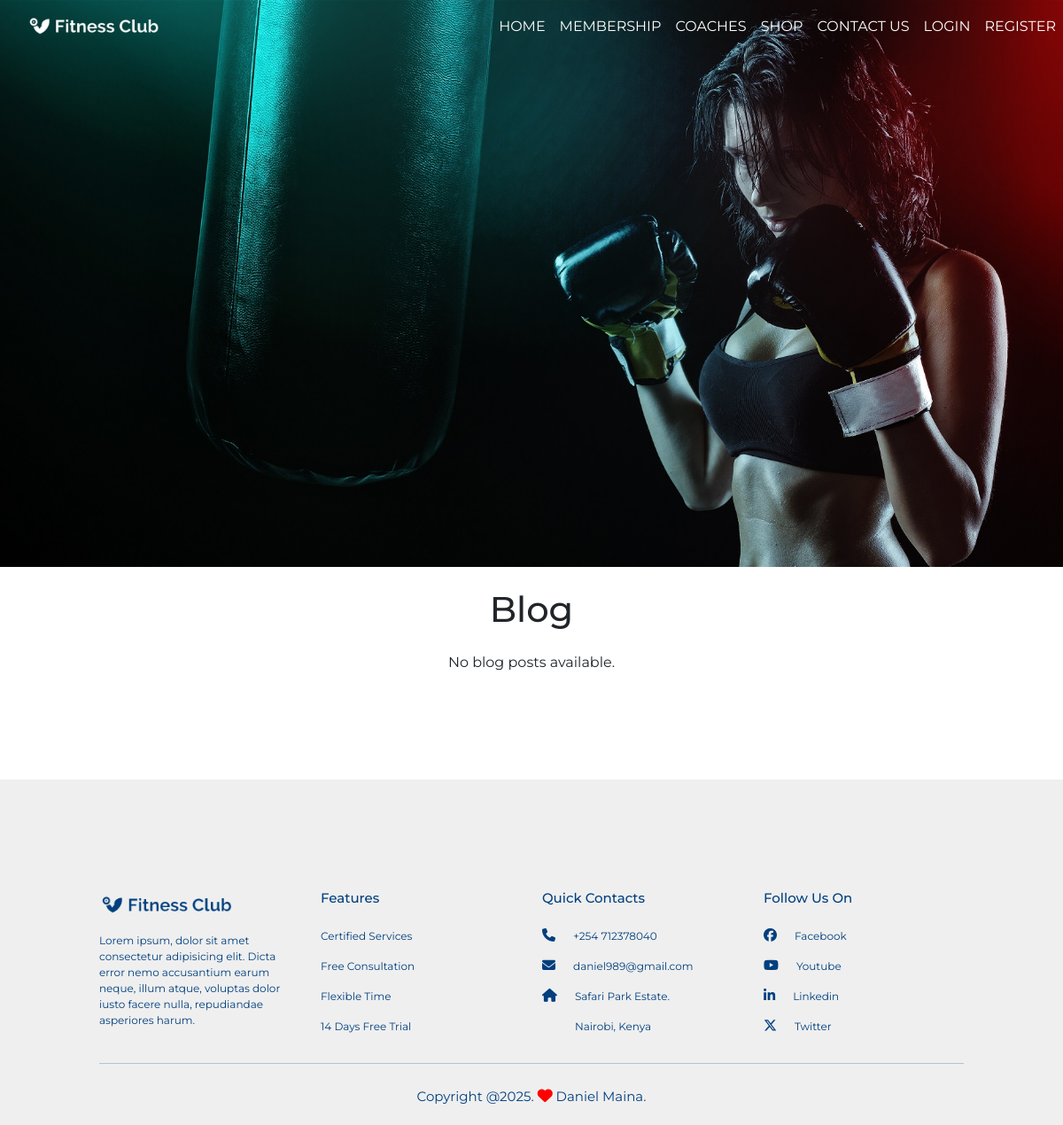
/blog_list/, run on an earlier commit of the app's database.
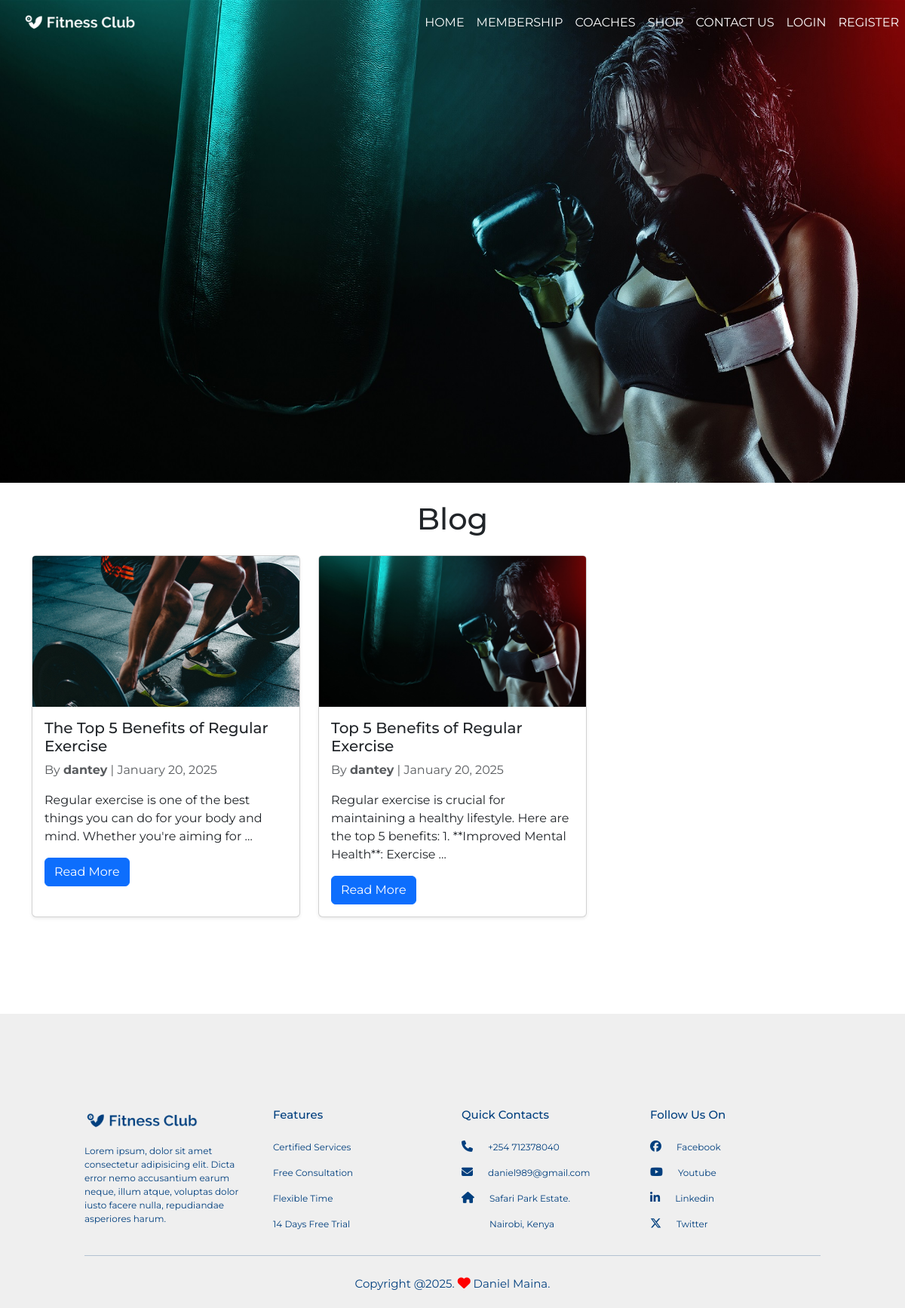
And on a later commit of the database.
### gym_blog/models.py (models this page shows, shortened)
class Post(models.Model):
    title = models.CharField(max_length=200)
    slug = models.SlugField(unique=True)
    content = models.TextField()
    author = models.ForeignKey(User, on_delete=models.CASCADE, related_name='posts')
    category = models.ForeignKey(Category, on_delete=models.SET_NULL, null=True, blank=True, related_name='posts')
    pub_date = models.DateTimeField(default=timezone.now, editable=False)
    updated_date = models.DateTimeField(auto_now=True)
    image = models.ImageField(upload_to='blog_images/', null=True, blank=True)
    class Meta:
        ordering = ['-pub_date']

### gym_blog/views.py (the view)
# urls.py: path('blog_list/', views.BlogListView.as_view(), name='blog_list'),
class BlogListView(ListView):
    model = Post
    template_name = 'blog/blog_list.html'
    context_object_name = 'posts'
    paginate_by = 5

### gym_blog/templates/blog/blog_list.html (shortened to what this page needs)
{% extends 'base.html' %}
{% block main_content %}
<div class="container mt-4">
  <h1 class="mb-4 text-center">Blog</h1>
  <div class="row">
    {% for post in posts %}
      <div class="col-md-4 mb-4">
        <div class="card h-100 shadow-sm">
          <img src="{{ post.image.url }}" class="card-img-top" alt={{post.title}} style="height: 200px; object-fit: cover;">
          <div class="card-body">
            <h5 class="card-title">{{ post.title }}</h5>
            <p class="card-text text-muted">
              By <strong>{{ post.author }}</strong> | {{ post.pub_date|date:"F j, Y" }}
            </p>
            <p class="card-text">{{ post.content|truncatewords:20 }}</p>
            <a href="{% url 'gym_blog:blog_detail' slug=post.slug %}" class="btn btn-primary">Read More</a>
          </div>
        </div>
      </div>
    {% empty %}
      <p class="text-center">No blog posts available.</p>
    {% endfor %}
  </div>
</div>
{% endblock %}

### gym/templates/base.html (shortened to what this page needs)
{% load static%}
<!DOCTYPE html>
<html lang="en">
<head>
    <link rel="stylesheet" href="https://stackpath.bootstrapcdn.com/font-awesome/4.7.0/css/font-awesome.min.css">
    <link rel="stylesheet" href="https://cdn.jsdelivr.net/npm/bootstrap@4.3.1/dist/css/bootstrap.min.css">
    <link href="https://cdn.jsdelivr.net/npm/bootstrap-icons/font/bootstrap-icons.css" rel="stylesheet">
    <link href="https://cdn.jsdelivr.net/npm/bootstrap@5.3.0/dist/css/bootstrap.min.css" rel="stylesheet">
    <link rel="stylesheet" href="https://cdnjs.cloudflare.com/ajax/libs/animate.css/4.1.1/animate.min.css" />
    <link rel="stylesheet" href="{% static 'css/style.css' %}">
</head>
<body>
    {% include 'partials/navbar.html' %}
    <main>
        {% block main_content %}
        {% endblock %}
    </main>
    {% include 'partials/footer.html' %}
</body>
</html>

### gym/templates/partials/navbar.html (shortened to what this page needs)
{% load static %}
<section id="header">
    <nav class="navbar navbar-expand-lg navbar-light">
        <a class="navbar-brand" href="#"><img src="{% static 'images/logo-white.png' %}" alt="logo"></a>
        <div class="collapse navbar-collapse justify-content-end" id="navbarNav">
            <ul class="navbar-nav">
                <li class="nav-item">
                    <a class="nav-link" href="#top">HOME</a>
                </li>
                <li class="nav-item">
                    <a class="nav-link" href="#services">MEMBERSHIP</a>
                </li>
                <li class="nav-item">
                    <a class="nav-link" href="#features">COACHES</a>
                </li>
                <li class="nav-item">
                    <a class="nav-link" href="#services">SHOP</a>
                </li>
                <li class="nav-item">
                    <a class="nav-link" href="{% url 'gym:about' %}">CONTACT US</a>
                </li>
                {% if user.is_authenticated %}
                <li class="nav-item">
                    <a class="nav-link" href="{% url 'gym:reviews' %}">REVIEWS</a>
                </li>
                <li class="nav-item">
                    <a class="nav-link" href="{% url 'gym:faq' %}">FAQ</a>
                </li>
                <li class="nav-item">
                    <a class="nav-link" href="{% url 'gym_blog:blog_list' %}">BLOG</a>
                </li>
                {% if user.is_staff %}
                <li class="nav-item">
                    <a class="nav-link text-danger" href="{% url 'admin_dashboard:index' %}">ADMIN PANEL</a>
                </li>
                {% endif %}
                <li class="nav-item">
                    <form method="post" action="{% url 'members:logout' %}" style="display: inline;">
                        {% csrf_token %}
                        <button type="submit" class="btn btn-link nav-link" style="padding: 0; border: none; background: none;">LOGOUT</button>
                    </form>
                </li>
                {% else %}
                <li class="nav-item">
                    <a class="nav-link" href="{% url 'members:login' %}">LOGIN</a>
                </li>
                <li class="nav-item">
                    <a class="nav-link" href="{% url 'members:register' %}">REGISTER</a>
                </li>
                {% endif %}
            </ul>
        </div>
    </nav>
</section>

### gym/templates/partials/footer.html
{%load static%}
<section id="footer">
    <div class="container">
        <div class="row">
            <div class="col-md-3">
               <img src="{% static 'images/logo.png' %}" class="footer-logo" alt="logo">
               <p>Lorem ipsum, dolor sit amet consectetur adipisicing elit. Dicta error nemo accusantium earum neque, illum atque, voluptas dolor iusto facere nulla, repudiandae asperiores harum.</p>
            </div>
            <div class="col-md-3">
                <h1 class="footer-feature">Features</h1>
                <p>Certified Services</p>
                <p>Free Consultation</p>
                <p>Flexible Time</p>
                <p>14 Days Free Trial</p>
             </div>
             <div class="col-md-3">
                <h1 class="contact">Quick Contacts</h1>
                <p><i class="fa-solid fa-phone"></i>+254 712378040</p>
                <p><i class="fa-solid fa-envelope"></i>daniel989@gmail.com</p>
                <p><i class="fa-solid fa-house"></i>Safari Park Estate.</p>
                <p class="city">Nairobi, Kenya</p>
             </div>
            <div class="col-md-3">
                <h1 class="contact">Follow Us On</h1>
                <p><i class="fa-brands fa-facebook"></i>Facebook</p>
                <p><i class="fa-brands fa-youtube"></i>Youtube</p>
                <p><i class="fa-brands fa-linkedin-in"></i>Linkedin</p>
                <p><i class="fa-brands fa-x-twitter"></i>Twitter</p>
             </div>
        </div>
        <hr>
        <p class="copyright">Copyright @2025. <i class="fa-solid fa-heart"></i> Daniel Maina.</p>
    </div>
</section>

### gym/static/css/style.css (style rules this page uses)
* { margin: 0; padding: 0; font-family: "Montserrat", sans-serif; }
#header { height: 80vh; background-image: url("../images/banner.jpg"); background-size: cover; background-position: center; }
.navbar-nav li a { float: right; color: #fff !important; }
.navbar-brand img { width: 150px; margin-left: 30px; }
.navbar { background-color: transparent; transition: background-color 0.3s ease; }
.navbar-nav li a { color: #fff !important; }
.card-img-top { width: 100%; height: 250px; object-fit: cover; border-radius: 0.25rem 0.25rem 0 0; }
#footer { margin-top: 80px; padding: 100px; background: #efefef; color: #013f7e; }
.footer-logo { width: 150px; margin-top: 25px; margin-bottom: 15px; }
#footer h1 { font-size: 15px; text-align: left; margin-top: 25px; margin-bottom: 25px; }
#footer p { font-size: 12px; text-align: left; }
#footer .city { margin-left: 37px; }
#footer .row i { padding-right: 20px; font-size: 15px; }
#footer hr { padding-top: 10px; }
#footer .fa-heart { color: red; font-size: 17px; }
#footer .copyright { margin-bottom: -80px; text-align: center; font-size: 15px; }

What changed in the data, as far as the page shows it:
added Post: image (picture), title "The Top 5 Benefits of Regular Exercise", author "dantey", pub_date "January 20, 2025", content "Regular exercise is one of the best things you can do for your body and mind. Whether you're aiming for …"
added Post: image (picture), title "Top 5 Benefits of Regular Exercise", author "dantey", pub_date "January 20, 2025", content "Regular exercise is crucial for maintaining a healthy lifestyle. Here are the top 5 benefits: 1. **Improved Mental Health**: Exercise …"
Also different on the page:
text no longer shown: "No blog posts available."
